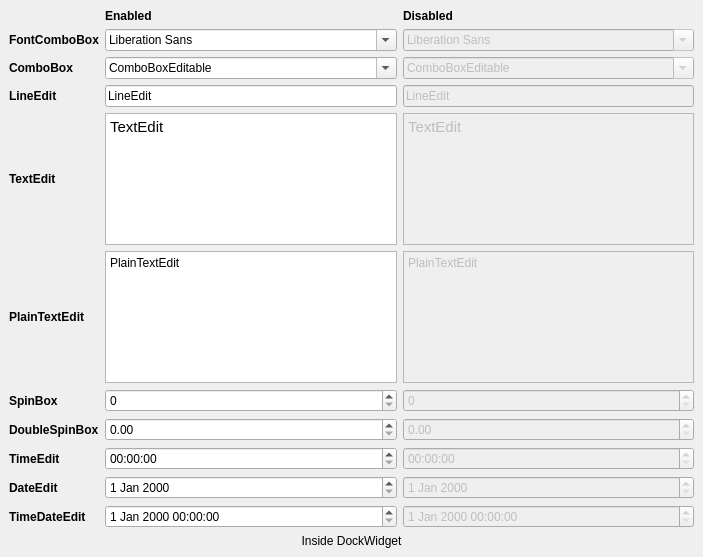
<?xml version="1.0" encoding="UTF-8"?>
<ui version="4.0">
 <class>DockWidget</class>
 <widget class="QDockWidget" name="DockWidget">
  <property name="geometry">
   <rect>
    <x>0</x>
    <y>0</y>
    <width>703</width>
    <height>557</height>
   </rect>
  </property>
  <property name="windowTitle">
   <string>Inputs - Fields</string>
  </property>
  <widget class="QWidget" name="dockWidgetContents">
   <layout class="QGridLayout" name="gridLayout">
    <item row="0" column="1">
     <widget class="QLabel" name="label">
      <property name="font">
       <font>
        <weight>75</weight>
        <bold>true</bold>
       </font>
      </property>
      <property name="text">
       <string>Enabled</string>
      </property>
     </widget>
    </item>
    <item row="0" column="2">
     <widget class="QLabel" name="label_2">
      <property name="font">
       <font>
        <weight>75</weight>
        <bold>true</bold>
       </font>
      </property>
      <property name="text">
       <string>Disabled</string>
      </property>
     </widget>
    </item>
    <item row="1" column="0">
     <widget class="QLabel" name="label_12">
      <property name="minimumSize">
       <size>
        <width>0</width>
        <height>0</height>
       </size>
      </property>
      <property name="maximumSize">
       <size>
        <width>16777215</width>
        <height>16777215</height>
       </size>
      </property>
      <property name="font">
       <font>
        <weight>75</weight>
        <bold>true</bold>
       </font>
      </property>
      <property name="toolTip">
       <string>This is a tool tip</string>
      </property>
      <property name="statusTip">
       <string>This is a status tip</string>
      </property>
      <property name="whatsThis">
       <string>This is &quot;what is this&quot;</string>
      </property>
      <property name="text">
       <string>FontComboBox</string>
      </property>
     </widget>
    </item>
    <item row="1" column="1">
     <widget class="QFontComboBox" name="fontComboBox">
      <property name="minimumSize">
       <size>
        <width>0</width>
        <height>0</height>
       </size>
      </property>
      <property name="maximumSize">
       <size>
        <width>16777215</width>
        <height>16777215</height>
       </size>
      </property>
      <property name="toolTip">
       <string>This is a tool tip</string>
      </property>
      <property name="statusTip">
       <string>This is a status tip</string>
      </property>
      <property name="whatsThis">
       <string>This is &quot;what is this&quot;</string>
      </property>
     </widget>
    </item>
    <item row="1" column="2">
     <widget class="QFontComboBox" name="fontComboBoxDis">
      <property name="enabled">
       <bool>false</bool>
      </property>
      <property name="minimumSize">
       <size>
        <width>0</width>
        <height>0</height>
       </size>
      </property>
      <property name="maximumSize">
       <size>
        <width>16777215</width>
        <height>16777215</height>
       </size>
      </property>
      <property name="toolTip">
       <string>This is a tool tip</string>
      </property>
      <property name="statusTip">
       <string>This is a status tip</string>
      </property>
      <property name="whatsThis">
       <string>This is &quot;what is this&quot;</string>
      </property>
     </widget>
    </item>
    <item row="2" column="0">
     <widget class="QLabel" name="label_3">
      <property name="text">
       <string>&lt;html&gt;&lt;head/&gt;&lt;body&gt;&lt;p&gt;&lt;span style=&quot; font-weight:600;&quot;&gt;ComboBox&lt;/span&gt;&lt;/p&gt;&lt;/body&gt;&lt;/html&gt;</string>
      </property>
     </widget>
    </item>
    <item row="2" column="1">
     <widget class="QComboBox" name="comboBoxEdit">
      <property name="editable">
       <bool>true</bool>
      </property>
      <item>
       <property name="text">
        <string>ComboBoxEditable</string>
       </property>
      </item>
      <item>
       <property name="text">
        <string>Option 1 No Icon</string>
       </property>
      </item>
      <item>
       <property name="text">
        <string>Option 2 No Icon</string>
       </property>
      </item>
      <item>
       <property name="text">
        <string>Option 1 With Icon</string>
       </property>
       <property name="icon">
        <iconset resource="../../qdarkstyle/style.qrc">
         <normaloff>:/qss_icons/rc/window_undock.png</normaloff>:/qss_icons/rc/window_undock.png</iconset>
       </property>
      </item>
      <item>
       <property name="text">
        <string>Option 2 With Icon</string>
       </property>
       <property name="icon">
        <iconset resource="../../qdarkstyle/style.qrc">
         <normaloff>:/qss_icons/rc/window_undock_focus@2x.png</normaloff>:/qss_icons/rc/window_undock_focus@2x.png</iconset>
       </property>
      </item>
     </widget>
    </item>
    <item row="2" column="2">
     <widget class="QComboBox" name="comboBoxEditDis">
      <property name="enabled">
       <bool>false</bool>
      </property>
      <property name="editable">
       <bool>true</bool>
      </property>
      <item>
       <property name="text">
        <string>ComboBoxEditable</string>
       </property>
      </item>
      <item>
       <property name="text">
        <string>Second option</string>
       </property>
      </item>
      <item>
       <property name="text">
        <string/>
       </property>
      </item>
     </widget>
    </item>
    <item row="3" column="0">
     <widget class="QLabel" name="label_13">
      <property name="minimumSize">
       <size>
        <width>0</width>
        <height>0</height>
       </size>
      </property>
      <property name="maximumSize">
       <size>
        <width>16777215</width>
        <height>16777215</height>
       </size>
      </property>
      <property name="font">
       <font>
        <weight>75</weight>
        <bold>true</bold>
       </font>
      </property>
      <property name="toolTip">
       <string>This is a tool tip</string>
      </property>
      <property name="statusTip">
       <string>This is a status tip</string>
      </property>
      <property name="whatsThis">
       <string>This is &quot;what is this&quot;</string>
      </property>
      <property name="text">
       <string>LineEdit</string>
      </property>
     </widget>
    </item>
    <item row="3" column="1">
     <widget class="QLineEdit" name="lineEdit">
      <property name="sizePolicy">
       <sizepolicy hsizetype="Preferred" vsizetype="Fixed">
        <horstretch>0</horstretch>
        <verstretch>0</verstretch>
       </sizepolicy>
      </property>
      <property name="minimumSize">
       <size>
        <width>0</width>
        <height>0</height>
       </size>
      </property>
      <property name="maximumSize">
       <size>
        <width>16777215</width>
        <height>16777215</height>
       </size>
      </property>
      <property name="toolTip">
       <string>This is a tool tip</string>
      </property>
      <property name="statusTip">
       <string>This is a status tip</string>
      </property>
      <property name="whatsThis">
       <string>This is &quot;what is this&quot;</string>
      </property>
      <property name="text">
       <string>LineEdit</string>
      </property>
     </widget>
    </item>
    <item row="3" column="2">
     <widget class="QLineEdit" name="lineEditDis">
      <property name="enabled">
       <bool>false</bool>
      </property>
      <property name="sizePolicy">
       <sizepolicy hsizetype="Preferred" vsizetype="Fixed">
        <horstretch>0</horstretch>
        <verstretch>0</verstretch>
       </sizepolicy>
      </property>
      <property name="minimumSize">
       <size>
        <width>0</width>
        <height>0</height>
       </size>
      </property>
      <property name="maximumSize">
       <size>
        <width>16777215</width>
        <height>16777215</height>
       </size>
      </property>
      <property name="toolTip">
       <string>This is a tool tip</string>
      </property>
      <property name="statusTip">
       <string>This is a status tip</string>
      </property>
      <property name="whatsThis">
       <string>This is &quot;what is this&quot;</string>
      </property>
      <property name="text">
       <string>LineEdit</string>
      </property>
     </widget>
    </item>
    <item row="4" column="0">
     <widget class="QLabel" name="label_14">
      <property name="minimumSize">
       <size>
        <width>0</width>
        <height>0</height>
       </size>
      </property>
      <property name="maximumSize">
       <size>
        <width>16777215</width>
        <height>16777215</height>
       </size>
      </property>
      <property name="font">
       <font>
        <weight>75</weight>
        <bold>true</bold>
       </font>
      </property>
      <property name="toolTip">
       <string>This is a tool tip</string>
      </property>
      <property name="statusTip">
       <string>This is a status tip</string>
      </property>
      <property name="whatsThis">
       <string>This is &quot;what is this&quot;</string>
      </property>
      <property name="text">
       <string>TextEdit</string>
      </property>
     </widget>
    </item>
    <item row="4" column="1">
     <widget class="QTextEdit" name="textEdit">
      <property name="minimumSize">
       <size>
        <width>0</width>
        <height>0</height>
       </size>
      </property>
      <property name="maximumSize">
       <size>
        <width>16777215</width>
        <height>16777215</height>
       </size>
      </property>
      <property name="toolTip">
       <string>This is a tool tip</string>
      </property>
      <property name="statusTip">
       <string>This is a status tip</string>
      </property>
      <property name="whatsThis">
       <string>This is &quot;what is this&quot;</string>
      </property>
      <property name="html">
       <string>&lt;!DOCTYPE HTML PUBLIC &quot;-//W3C//DTD HTML 4.0//EN&quot; &quot;http://www.w3.org/TR/REC-html40/strict.dtd&quot;&gt;
&lt;html&gt;&lt;head&gt;&lt;meta name=&quot;qrichtext&quot; content=&quot;1&quot; /&gt;&lt;style type=&quot;text/css&quot;&gt;
p, li { white-space: pre-wrap; }
&lt;/style&gt;&lt;/head&gt;&lt;body style=&quot; font-family:'Sans Serif'; font-size:9pt; font-weight:400; font-style:normal;&quot;&gt;
&lt;p style=&quot; margin-top:0px; margin-bottom:0px; margin-left:0px; margin-right:0px; -qt-block-indent:0; text-indent:0px;&quot;&gt;&lt;span style=&quot; font-family:'Cantarell'; font-size:11pt;&quot;&gt;TextEdit&lt;/span&gt;&lt;/p&gt;&lt;/body&gt;&lt;/html&gt;</string>
      </property>
     </widget>
    </item>
    <item row="4" column="2">
     <widget class="QTextEdit" name="textEditDis">
      <property name="enabled">
       <bool>false</bool>
      </property>
      <property name="minimumSize">
       <size>
        <width>0</width>
        <height>0</height>
       </size>
      </property>
      <property name="maximumSize">
       <size>
        <width>16777215</width>
        <height>16777215</height>
       </size>
      </property>
      <property name="toolTip">
       <string>This is a tool tip</string>
      </property>
      <property name="statusTip">
       <string>This is a status tip</string>
      </property>
      <property name="whatsThis">
       <string>This is &quot;what is this&quot;</string>
      </property>
      <property name="html">
       <string>&lt;!DOCTYPE HTML PUBLIC &quot;-//W3C//DTD HTML 4.0//EN&quot; &quot;http://www.w3.org/TR/REC-html40/strict.dtd&quot;&gt;
&lt;html&gt;&lt;head&gt;&lt;meta name=&quot;qrichtext&quot; content=&quot;1&quot; /&gt;&lt;style type=&quot;text/css&quot;&gt;
p, li { white-space: pre-wrap; }
&lt;/style&gt;&lt;/head&gt;&lt;body style=&quot; font-family:'Sans Serif'; font-size:9pt; font-weight:400; font-style:normal;&quot;&gt;
&lt;p style=&quot; margin-top:0px; margin-bottom:0px; margin-left:0px; margin-right:0px; -qt-block-indent:0; text-indent:0px;&quot;&gt;&lt;span style=&quot; font-family:'Cantarell'; font-size:11pt;&quot;&gt;TextEdit&lt;/span&gt;&lt;/p&gt;&lt;/body&gt;&lt;/html&gt;</string>
      </property>
     </widget>
    </item>
    <item row="5" column="0">
     <widget class="QLabel" name="label_15">
      <property name="minimumSize">
       <size>
        <width>0</width>
        <height>0</height>
       </size>
      </property>
      <property name="maximumSize">
       <size>
        <width>16777215</width>
        <height>16777215</height>
       </size>
      </property>
      <property name="font">
       <font>
        <weight>75</weight>
        <bold>true</bold>
       </font>
      </property>
      <property name="toolTip">
       <string>This is a tool tip</string>
      </property>
      <property name="statusTip">
       <string>This is a status tip</string>
      </property>
      <property name="whatsThis">
       <string>This is &quot;what is this&quot;</string>
      </property>
      <property name="text">
       <string>PlainTextEdit</string>
      </property>
     </widget>
    </item>
    <item row="5" column="1">
     <widget class="QPlainTextEdit" name="plainTextEdit">
      <property name="minimumSize">
       <size>
        <width>0</width>
        <height>0</height>
       </size>
      </property>
      <property name="maximumSize">
       <size>
        <width>16777215</width>
        <height>16777215</height>
       </size>
      </property>
      <property name="toolTip">
       <string>This is a tool tip</string>
      </property>
      <property name="statusTip">
       <string>This is a status tip</string>
      </property>
      <property name="whatsThis">
       <string>This is &quot;what is this&quot;</string>
      </property>
      <property name="plainText">
       <string>PlainTextEdit</string>
      </property>
     </widget>
    </item>
    <item row="5" column="2">
     <widget class="QPlainTextEdit" name="plainTextEditDis">
      <property name="enabled">
       <bool>false</bool>
      </property>
      <property name="minimumSize">
       <size>
        <width>0</width>
        <height>0</height>
       </size>
      </property>
      <property name="maximumSize">
       <size>
        <width>16777215</width>
        <height>16777215</height>
       </size>
      </property>
      <property name="toolTip">
       <string>This is a tool tip</string>
      </property>
      <property name="statusTip">
       <string>This is a status tip</string>
      </property>
      <property name="whatsThis">
       <string>This is &quot;what is this&quot;</string>
      </property>
      <property name="plainText">
       <string>PlainTextEdit</string>
      </property>
     </widget>
    </item>
    <item row="6" column="0">
     <widget class="QLabel" name="label_16">
      <property name="minimumSize">
       <size>
        <width>0</width>
        <height>0</height>
       </size>
      </property>
      <property name="maximumSize">
       <size>
        <width>16777215</width>
        <height>16777215</height>
       </size>
      </property>
      <property name="font">
       <font>
        <weight>75</weight>
        <bold>true</bold>
       </font>
      </property>
      <property name="toolTip">
       <string>This is a tool tip</string>
      </property>
      <property name="statusTip">
       <string>This is a status tip</string>
      </property>
      <property name="whatsThis">
       <string>This is &quot;what is this&quot;</string>
      </property>
      <property name="text">
       <string>SpinBox</string>
      </property>
     </widget>
    </item>
    <item row="6" column="1">
     <widget class="QSpinBox" name="spinBox">
      <property name="minimumSize">
       <size>
        <width>0</width>
        <height>0</height>
       </size>
      </property>
      <property name="maximumSize">
       <size>
        <width>16777215</width>
        <height>16777215</height>
       </size>
      </property>
      <property name="toolTip">
       <string>This is a tool tip</string>
      </property>
      <property name="statusTip">
       <string>This is a status tip</string>
      </property>
      <property name="whatsThis">
       <string>This is &quot;what is this&quot;</string>
      </property>
     </widget>
    </item>
    <item row="6" column="2">
     <widget class="QSpinBox" name="spinBoxDis">
      <property name="enabled">
       <bool>false</bool>
      </property>
      <property name="minimumSize">
       <size>
        <width>0</width>
        <height>0</height>
       </size>
      </property>
      <property name="maximumSize">
       <size>
        <width>16777215</width>
        <height>16777215</height>
       </size>
      </property>
      <property name="toolTip">
       <string>This is a tool tip</string>
      </property>
      <property name="statusTip">
       <string>This is a status tip</string>
      </property>
      <property name="whatsThis">
       <string>This is &quot;what is this&quot;</string>
      </property>
     </widget>
    </item>
    <item row="7" column="0">
     <widget class="QLabel" name="label_17">
      <property name="minimumSize">
       <size>
        <width>0</width>
        <height>0</height>
       </size>
      </property>
      <property name="maximumSize">
       <size>
        <width>16777215</width>
        <height>16777215</height>
       </size>
      </property>
      <property name="font">
       <font>
        <weight>75</weight>
        <bold>true</bold>
       </font>
      </property>
      <property name="toolTip">
       <string>This is a tool tip</string>
      </property>
      <property name="statusTip">
       <string>This is a status tip</string>
      </property>
      <property name="whatsThis">
       <string>This is &quot;what is this&quot;</string>
      </property>
      <property name="text">
       <string>DoubleSpinBox</string>
      </property>
     </widget>
    </item>
    <item row="7" column="1">
     <widget class="QDoubleSpinBox" name="doubleSpinBox">
      <property name="minimumSize">
       <size>
        <width>0</width>
        <height>0</height>
       </size>
      </property>
      <property name="maximumSize">
       <size>
        <width>16777215</width>
        <height>16777215</height>
       </size>
      </property>
      <property name="toolTip">
       <string>This is a tool tip</string>
      </property>
      <property name="statusTip">
       <string>This is a status tip</string>
      </property>
      <property name="whatsThis">
       <string>This is &quot;what is this&quot;</string>
      </property>
     </widget>
    </item>
    <item row="7" column="2">
     <widget class="QDoubleSpinBox" name="doubleSpinBoxDis">
      <property name="enabled">
       <bool>false</bool>
      </property>
      <property name="minimumSize">
       <size>
        <width>0</width>
        <height>0</height>
       </size>
      </property>
      <property name="maximumSize">
       <size>
        <width>16777215</width>
        <height>16777215</height>
       </size>
      </property>
      <property name="toolTip">
       <string>This is a tool tip</string>
      </property>
      <property name="statusTip">
       <string>This is a status tip</string>
      </property>
      <property name="whatsThis">
       <string>This is &quot;what is this&quot;</string>
      </property>
     </widget>
    </item>
    <item row="8" column="0">
     <widget class="QLabel" name="label_18">
      <property name="minimumSize">
       <size>
        <width>0</width>
        <height>0</height>
       </size>
      </property>
      <property name="maximumSize">
       <size>
        <width>16777215</width>
        <height>16777215</height>
       </size>
      </property>
      <property name="font">
       <font>
        <weight>75</weight>
        <bold>true</bold>
       </font>
      </property>
      <property name="toolTip">
       <string>This is a tool tip</string>
      </property>
      <property name="statusTip">
       <string>This is a status tip</string>
      </property>
      <property name="whatsThis">
       <string>This is &quot;what is this&quot;</string>
      </property>
      <property name="text">
       <string>TimeEdit</string>
      </property>
     </widget>
    </item>
    <item row="8" column="1">
     <widget class="QTimeEdit" name="timeEdit">
      <property name="minimumSize">
       <size>
        <width>0</width>
        <height>0</height>
       </size>
      </property>
      <property name="maximumSize">
       <size>
        <width>16777215</width>
        <height>16777215</height>
       </size>
      </property>
      <property name="toolTip">
       <string>This is a tool tip</string>
      </property>
      <property name="statusTip">
       <string>This is a status tip</string>
      </property>
      <property name="whatsThis">
       <string>This is &quot;what is this&quot;</string>
      </property>
     </widget>
    </item>
    <item row="8" column="2">
     <widget class="QTimeEdit" name="timeEditDis">
      <property name="enabled">
       <bool>false</bool>
      </property>
      <property name="minimumSize">
       <size>
        <width>0</width>
        <height>0</height>
       </size>
      </property>
      <property name="maximumSize">
       <size>
        <width>16777215</width>
        <height>16777215</height>
       </size>
      </property>
      <property name="toolTip">
       <string>This is a tool tip</string>
      </property>
      <property name="statusTip">
       <string>This is a status tip</string>
      </property>
      <property name="whatsThis">
       <string>This is &quot;what is this&quot;</string>
      </property>
     </widget>
    </item>
    <item row="9" column="0">
     <widget class="QLabel" name="label_19">
      <property name="minimumSize">
       <size>
        <width>0</width>
        <height>0</height>
       </size>
      </property>
      <property name="maximumSize">
       <size>
        <width>16777215</width>
        <height>16777215</height>
       </size>
      </property>
      <property name="font">
       <font>
        <weight>75</weight>
        <bold>true</bold>
       </font>
      </property>
      <property name="toolTip">
       <string>This is a tool tip</string>
      </property>
      <property name="statusTip">
       <string>This is a status tip</string>
      </property>
      <property name="whatsThis">
       <string>This is &quot;what is this&quot;</string>
      </property>
      <property name="text">
       <string>DateEdit</string>
      </property>
     </widget>
    </item>
    <item row="9" column="1">
     <widget class="QDateEdit" name="dateEdit">
      <property name="minimumSize">
       <size>
        <width>0</width>
        <height>0</height>
       </size>
      </property>
      <property name="maximumSize">
       <size>
        <width>16777215</width>
        <height>16777215</height>
       </size>
      </property>
      <property name="toolTip">
       <string>This is a tool tip</string>
      </property>
      <property name="statusTip">
       <string>This is a status tip</string>
      </property>
      <property name="whatsThis">
       <string>This is &quot;what is this&quot;</string>
      </property>
     </widget>
    </item>
    <item row="9" column="2">
     <widget class="QDateEdit" name="dateEditDis">
      <property name="enabled">
       <bool>false</bool>
      </property>
      <property name="minimumSize">
       <size>
        <width>0</width>
        <height>0</height>
       </size>
      </property>
      <property name="maximumSize">
       <size>
        <width>16777215</width>
        <height>16777215</height>
       </size>
      </property>
      <property name="toolTip">
       <string>This is a tool tip</string>
      </property>
      <property name="statusTip">
       <string>This is a status tip</string>
      </property>
      <property name="whatsThis">
       <string>This is &quot;what is this&quot;</string>
      </property>
     </widget>
    </item>
    <item row="10" column="0">
     <widget class="QLabel" name="label_20">
      <property name="minimumSize">
       <size>
        <width>0</width>
        <height>0</height>
       </size>
      </property>
      <property name="maximumSize">
       <size>
        <width>16777215</width>
        <height>16777215</height>
       </size>
      </property>
      <property name="font">
       <font>
        <weight>75</weight>
        <bold>true</bold>
       </font>
      </property>
      <property name="toolTip">
       <string>This is a tool tip</string>
      </property>
      <property name="statusTip">
       <string>This is a status tip</string>
      </property>
      <property name="whatsThis">
       <string>This is &quot;what is this&quot;</string>
      </property>
      <property name="text">
       <string>TimeDateEdit</string>
      </property>
     </widget>
    </item>
    <item row="10" column="1">
     <widget class="QDateTimeEdit" name="dateTimeEdit">
      <property name="minimumSize">
       <size>
        <width>0</width>
        <height>0</height>
       </size>
      </property>
      <property name="maximumSize">
       <size>
        <width>16777215</width>
        <height>16777215</height>
       </size>
      </property>
      <property name="toolTip">
       <string>This is a tool tip</string>
      </property>
      <property name="statusTip">
       <string>This is a status tip</string>
      </property>
      <property name="whatsThis">
       <string>This is &quot;what is this&quot;</string>
      </property>
     </widget>
    </item>
    <item row="10" column="2">
     <widget class="QDateTimeEdit" name="dateTimeEditDis">
      <property name="enabled">
       <bool>false</bool>
      </property>
      <property name="minimumSize">
       <size>
        <width>0</width>
        <height>0</height>
       </size>
      </property>
      <property name="maximumSize">
       <size>
        <width>16777215</width>
        <height>16777215</height>
       </size>
      </property>
      <property name="toolTip">
       <string>This is a tool tip</string>
      </property>
      <property name="statusTip">
       <string>This is a status tip</string>
      </property>
      <property name="whatsThis">
       <string>This is &quot;what is this&quot;</string>
      </property>
     </widget>
    </item>
    <item row="11" column="0">
     <spacer name="verticalSpacer">
      <property name="toolTip">
       <string>This is a tool tip</string>
      </property>
      <property name="statusTip">
       <string>This is a status tip</string>
      </property>
      <property name="whatsThis">
       <string>This is &quot;what is this&quot;</string>
      </property>
      <property name="orientation">
       <enum>Qt::Vertical</enum>
      </property>
      <property name="sizeHint" stdset="0">
       <size>
        <width>20</width>
        <height>40</height>
       </size>
      </property>
     </spacer>
    </item>
    <item row="12" column="0" colspan="3">
     <widget class="QLabel" name="label_51">
      <property name="toolTip">
       <string>This is a tool tip</string>
      </property>
      <property name="statusTip">
       <string>This is a status tip</string>
      </property>
      <property name="whatsThis">
       <string>This is &quot;what is this&quot;</string>
      </property>
      <property name="text">
       <string>Inside DockWidget</string>
      </property>
      <property name="alignment">
       <set>Qt::AlignCenter</set>
      </property>
     </widget>
    </item>
   </layout>
  </widget>
 </widget>
 <resources>
  <include location="../../qdarkstyle/style.qrc"/>
 </resources>
 <connections>
  <connection>
   <sender>fontComboBox</sender>
   <signal>editTextChanged(QString)</signal>
   <receiver>fontComboBoxDis</receiver>
   <slot>setEditText(QString)</slot>
   <hints>
    <hint type="sourcelabel">
     <x>255</x>
     <y>75</y>
    </hint>
    <hint type="destinationlabel">
     <x>493</x>
     <y>72</y>
    </hint>
   </hints>
  </connection>
  <connection>
   <sender>lineEdit</sender>
   <signal>textEdited(QString)</signal>
   <receiver>lineEditDis</receiver>
   <slot>setText(QString)</slot>
   <hints>
    <hint type="sourcelabel">
     <x>344</x>
     <y>111</y>
    </hint>
    <hint type="destinationlabel">
     <x>440</x>
     <y>113</y>
    </hint>
   </hints>
  </connection>
  <connection>
   <sender>spinBox</sender>
   <signal>valueChanged(int)</signal>
   <receiver>spinBoxDis</receiver>
   <slot>setValue(int)</slot>
   <hints>
    <hint type="sourcelabel">
     <x>262</x>
     <y>320</y>
    </hint>
    <hint type="destinationlabel">
     <x>464</x>
     <y>320</y>
    </hint>
   </hints>
  </connection>
  <connection>
   <sender>doubleSpinBox</sender>
   <signal>valueChanged(double)</signal>
   <receiver>doubleSpinBoxDis</receiver>
   <slot>setValue(double)</slot>
   <hints>
    <hint type="sourcelabel">
     <x>252</x>
     <y>358</y>
    </hint>
    <hint type="destinationlabel">
     <x>459</x>
     <y>358</y>
    </hint>
   </hints>
  </connection>
  <connection>
   <sender>timeEdit</sender>
   <signal>timeChanged(QTime)</signal>
   <receiver>timeEditDis</receiver>
   <slot>setTime(QTime)</slot>
   <hints>
    <hint type="sourcelabel">
     <x>235</x>
     <y>396</y>
    </hint>
    <hint type="destinationlabel">
     <x>475</x>
     <y>396</y>
    </hint>
   </hints>
  </connection>
  <connection>
   <sender>dateEdit</sender>
   <signal>dateTimeChanged(QDateTime)</signal>
   <receiver>dateEditDis</receiver>
   <slot>setDateTime(QDateTime)</slot>
   <hints>
    <hint type="sourcelabel">
     <x>292</x>
     <y>434</y>
    </hint>
    <hint type="destinationlabel">
     <x>477</x>
     <y>434</y>
    </hint>
   </hints>
  </connection>
  <connection>
   <sender>dateTimeEdit</sender>
   <signal>dateTimeChanged(QDateTime)</signal>
   <receiver>dateTimeEditDis</receiver>
   <slot>setDateTime(QDateTime)</slot>
   <hints>
    <hint type="sourcelabel">
     <x>299</x>
     <y>472</y>
    </hint>
    <hint type="destinationlabel">
     <x>491</x>
     <y>472</y>
    </hint>
   </hints>
  </connection>
 </connections>
</ui>
